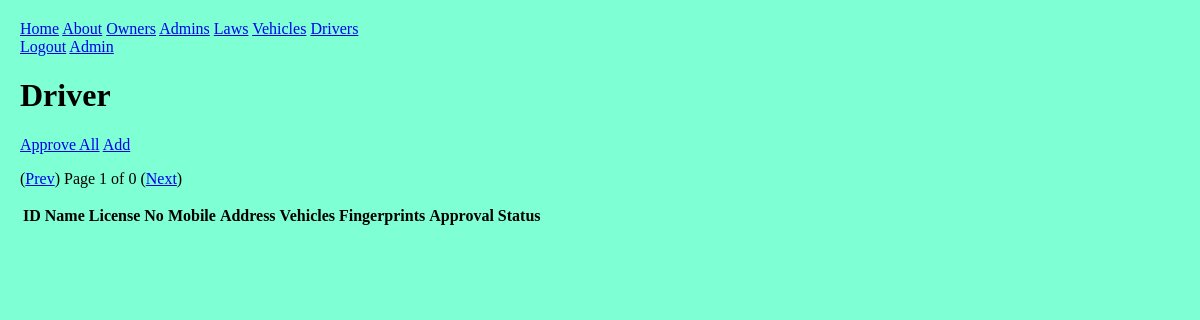
Before: /front/drivers/ (signed in) with the older database file.
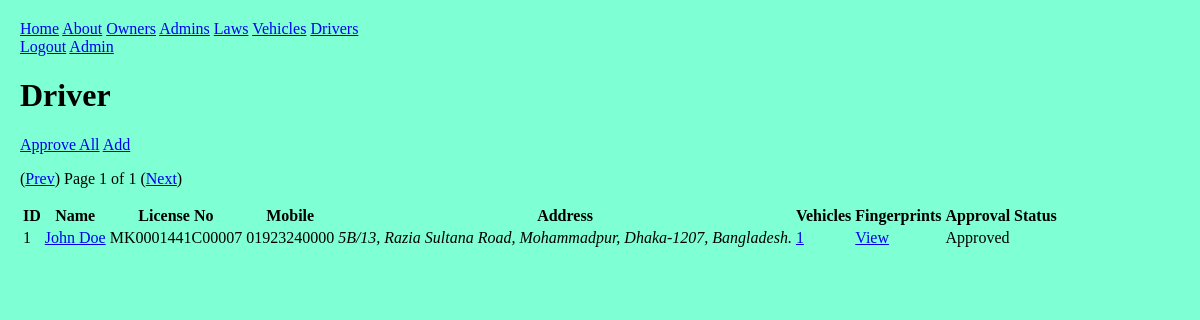
After: the same page with the newer database file.
### front/models.py (models this page shows, shortened)
class Driver(models.Model):
    vehicles = models.ManyToManyField(Vehicle);
    name = models.CharField(max_length=20);
    license_no = models.CharField(max_length=50, unique=True, null=False);
    phone = models.CharField(max_length=20, default="01923240000");
    address = models.TextField(max_length=200, default="5B/13, Razia Sultana Road, Mohammadpur, Dhaka-1207, Bangladesh.");
    approved = models.BooleanField(default=False);

### front/decorators.py (the view)
        def wrapper_func(req, *args, **kwargs):
            grp = {x.name for x in req.user.groups.all()};
            if not (bool(roles.intersection(grp)) ^ bool(grp)):
                return view_func(req, *args, **kwargs);
            else: return HttpResponse("""
                <h1>access denied</h1>
                <a href="/front/">home</a>
            """)

### front/views.py (called while the page is built)
@login_required
@allowed_users({"law", "owner"})
def drivers(req: HttpRequest):
    pg_size = 15;
    page = req.GET.get("page");
    page = int(page) if page else 1;
    vid = req.GET.get("vid");
    if vid: drivers = Driver.objects.filter(vehicles__id=vid);
    elif "owner" in str(req.user.groups.all()):
        drivers = Driver.objects.filter(vehicles__owner__id=req.user.id);
    else: drivers = Driver.objects.all();
    n = drivers.count();
    mx = (n-1) // pg_size + 1;
    page = max(1, min(page, mx));
    start = (page-1) * pg_size;
    stop = start + pg_size;
    context = {
        "nav": nav,
        "drivers": drivers[start:stop],
        "page": page,
        "mx": mx,
    };
    return render(req, "drivers.html", context);

### front/templates/drivers.html (shortened to what this page needs)
{% extends 'base.html' %}
{% block content %}
    <h1>Driver</h1>
    {% if request.user.is_superuser %}
        <a href="{% url 'approve' %}?type=driver">Approve All</a>
    {% endif %}
    {% if request.user.groups.all.0.name != 'law' %}
        <a href="{% url 'driver' %}">Add</a>
    {% endif %}
    <p>
        (<a href="{% url 'drivers' %}?page={{page|add:"-1"}}">prev</a>)
        Page {{page}} of {{mx}}
        (<a href="{% url 'drivers' %}?page={{page|add:1}}">next</a>)
    </p>
    <table>
        <tr>
            <th>ID</th>
            <th>Name</th>
            <th>License No</th>
            <th>Mobile</th>
            <th>Address</th>
            <th>Vehicles</th>
            <th>Fingerprints</th>
            <th>Approval Status</th>
        </tr>
        {% for driver in drivers %}
        <tr>
            <td>{{driver.id}}</td>
            <td><a href="{% url 'driver' %}?pk={{driver.id}}">{{driver.name}}</a></td>
            <td>{{driver.license_no}}</td>
            <td>{{driver.phone}}</td>
            <td><Address>{{driver.address}}</Address></td>
            <td>
                <a href="{% url 'vehicles' %}?did={{driver.id}}">{{driver.vehicles.count}}</a>&nbsp;
            </td>
            <td><a href="{% url 'prints' %}?did={{driver.id}}">view</a></td>
            <td>{% if driver.approved %}
                Approved
            {% else %}
                {% if request.user.is_superuser %}
                    <a href="{% url 'approve' %}?type=driver&amp;pk={{driver.id}}">Approve</a>
                {% else %}
                    Pending
                {% endif %}
            {% endif %}</td>
        </tr>
        {% endfor %}
    </table>
{% endblock content %}

Changed rows visible on the page:
added Driver: id "1", name "John Doe", license_no "MK0001441C00007", phone "01923240000", address "5B/13, Razia Sultana Road, Mohammadpur, Dhaka-1207, Bangladesh.", vehicles.count "1", approved "Approved"
Other visible differences:
{{ mx }}: "0" → "1"
